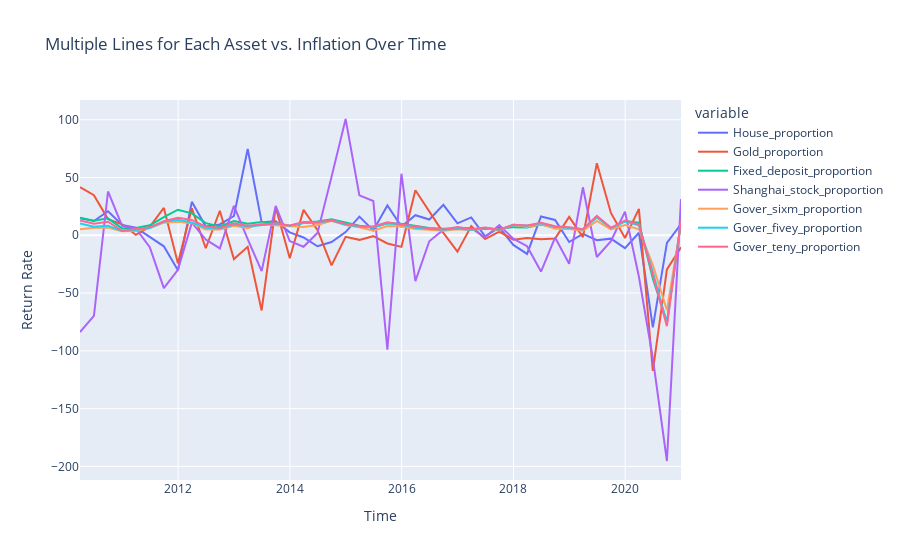

Notebook cell for this chart:
### Code cell
# Plot change percentage using plotly express
fig = px.line(data, x='Time', y=['House_proportion', 'Gold_proportion', 'Fixed_deposit_proportion',
                                  'Shanghai_stock_proportion', 'Gover_sixm_proportion', 'Gover_fivey_proportion',
                                  'Gover_teny_proportion'],
              line_shape='linear', labels={'value': 'Return Rate'}, title='Multiple Lines for Each Asset vs. Inflation Over Time')

#   Show the plot
fig.show()
